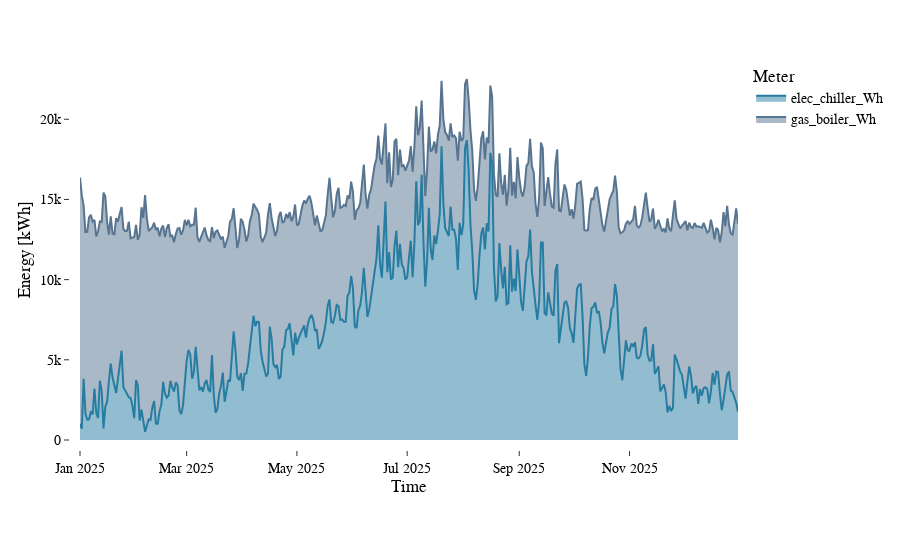

Here is the notebook cell this chart was saved with:
### Code cell
from src.visuals import plot_meter_timeseries

df = source_energy.copy()

metadata_cols = ['scenario_id']
elec_cols = ['elec_hr_Wh',"elec_awhp_h_Wh","elec_chiller_Wh", 'elec_awhp_c_Wh', 'elec_res_Wh']
gas_cols = ['gas_boiler_Wh']

df = df[metadata_cols + elec_cols + gas_cols]

year = 2025
scenario_id = "typ_01"

plot_meter_timeseries(df, year=year, scenario_id=scenario_id, stacked=True, include_gas=True)

### Figure 1 — Plotly figure (JSON) as saved in the notebook; plotly's stock layout.template omitted (floating-point values rounded to 4 significant figures; data arrays with more than 128 entries replaced by an {"elided": "..."} marker saying what was removed)
{"data": [{"fillpattern": {"shape": ""}, "hovertemplate": "Meter=elec_chiller_Wh<br>timestamp=%{x}<br>Usage=%{y}<extra></extra>", "legendgroup": "elec_chiller_Wh", "line": {"color": "#277da1"}, "marker": {"symbol": "circle"}, "mode": "lines", "name": "elec_chiller_Wh", "orientation": "v", "showlegend": true, "stackgroup": "one", "type": "scatter", "x": {"elided": "365 str values"}, "xaxis": "x", "y": {"elided": "365 float values"}, "yaxis": "y"}, {"fillpattern": {"shape": ""}, "hovertemplate": "Meter=gas_boiler_Wh<br>timestamp=%{x}<br>Usage=%{y}<extra></extra>", "legendgroup": "gas_boiler_Wh", "line": {"color": "#577590"}, "marker": {"symbol": "circle"}, "mode": "lines", "name": "gas_boiler_Wh", "orientation": "v", "showlegend": true, "stackgroup": "one", "type": "scatter", "x": {"elided": "365 str values"}, "xaxis": "x", "y": {"elided": "365 float values"}, "yaxis": "y"}], "layout": {"annotations": [{"font": {"color": "gray", "size": 16}, "showarrow": false, "text": "Stacked Meter Usage, aggregated over time.", "x": 0, "xanchor": "left", "xref": "paper", "y": -0.4, "yanchor": "bottom", "yref": "paper"}], "legend": {"title": {"text": "Meter"}, "tracegroupgap": 0}, "margin": {"b": 120, "pad": 10, "t": 60}, "xaxis": {"anchor": "y", "domain": [0, 1], "title": {"text": "Time"}}, "yaxis": {"anchor": "x", "domain": [0, 1], "title": {"text": "Energy [kWh]"}}}}
